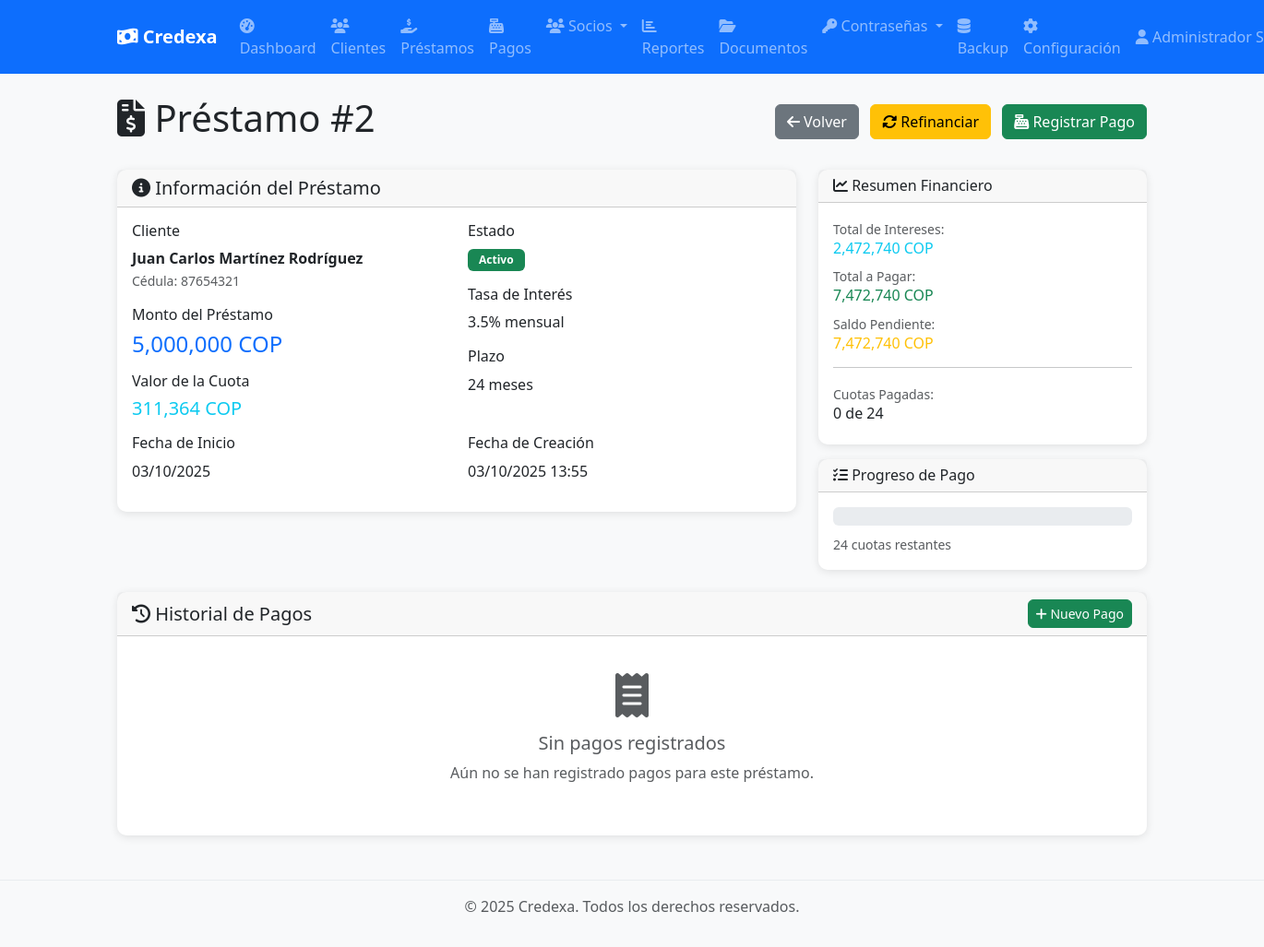
The page /prestamos/2/detalle (signed in) on the database its author committed.
### app/models/user.py (models this page shows, shortened)
class Usuario(Base):
    __tablename__ = "usuarios"
    id = Column(Integer, primary_key=True, index=True)
    nombre_completo = Column(String, nullable=False)
    username = Column(String, unique=True, index=True, nullable=False)
    email = Column(String, unique=True, index=True, nullable=False)
    hashed_password = Column(String, nullable=False)
    rol_id = Column(Integer, ForeignKey("roles.id"), nullable=False)
    activo = Column(Boolean, default=True, nullable=False)
    ultimo_login = Column(DateTime(timezone=True), nullable=True)
    creado_en = Column(DateTime(timezone=True), server_default=func.now())
    actualizado_en = Column(DateTime(timezone=True), onupdate=func.now())
    rol = relationship("Rol", back_populates="usuarios")
    pagos_socio = relationship("PagoSocio", back_populates="usuario", cascade="all, delete-orphan")
    documentos_subidos = relationship("Documento", back_populates="usuario_subio")
    carpetas_creadas = relationship("Carpeta", back_populates="usuario_creador")
    solicitudes_password = relationship("SolicitudPassword", back_populates="usuario", cascade="all, delete-orphan", foreign_keys="SolicitudPassword.usuario_id")
    solicitudes_respondidas = relationship("SolicitudPassword", back_populates="administrador", foreign_keys="SolicitudPassword.respondido_por")

### app/models/prestamo.py (models this page shows, shortened)
class Prestamo(Base):
    __tablename__ = "prestamos"
    id = Column(Integer, primary_key=True, index=True)
    cliente_id = Column(Integer, ForeignKey("clientes.id"), nullable=False, index=True)
    socio_id = Column(Integer, ForeignKey("socios.id"), nullable=True, index=True)  # Socio que presta el dinero
    monto = Column(Numeric(15, 2), nullable=False)  # Monto total del préstamo
    tasa_interes = Column(Float, nullable=False)  # Tasa de interés mensual (%)
    plazo_meses = Column(Integer, nullable=False)  # Plazo en meses
    fecha_inicio = Column(DateTime, nullable=False)  # Fecha de inicio del préstamo
    valor_cuota = Column(Numeric(15, 2), nullable=False)  # Valor de cada cuota
    numero_cuotas = Column(Integer, nullable=False)  # Número total de cuotas
    total_intereses = Column(Numeric(15, 2), nullable=False)  # Total de intereses a pagar
    total_pagar = Column(Numeric(15, 2), nullable=False)  # Monto total a pagar (capital + intereses)
    saldo_pendiente = Column(Numeric(15, 2), nullable=False, default=0)  # Saldo pendiente por pagar
    cuotas_pagadas = Column(Integer, nullable=False, default=0)  # Número de cuotas pagadas
    estado = Column(String(20), nullable=False, default="activo")  # activo, pagado, mora, refinanciado, cancelado
    prestamo_padre_id = Column(Integer, ForeignKey("prestamos.id"), nullable=True)  # Para refinanciaciones
    es_refinanciacion = Column(Integer, default=0, nullable=False)  # 1 si es refinanciación, 0 si no
    origen = Column(String(20), nullable=False, default="empresa")  # 'empresa' o 'socio'
    observaciones = Column(Text, nullable=True)  # Notas del préstamo
    creado_en = Column(DateTime(timezone=True), server_default=func.now())
    actualizado_en = Column(DateTime(timezone=True), onupdate=func.now())
    cliente = relationship("Cliente", back_populates="prestamos")
    socio = relationship("Socio", back_populates="prestamos")
    pagos = relationship("Pago", back_populates="prestamo", cascade="all, delete-orphan")
    pagos_socio = relationship("PagoSocio", back_populates="prestamo", cascade="all, delete-orphan")
    carpeta = relationship("Carpeta", back_populates="prestamo")
    refinanciaciones = relationship("Prestamo", backref="prestamo_padre", remote_side=[id])

### app/models/cliente.py (models this page shows, shortened)
class Cliente(Base):
    __tablename__ = "clientes"
    id = Column(Integer, primary_key=True, index=True)
    nombre_completo = Column(String, nullable=False, index=True)
    cedula = Column(String, unique=True, nullable=False, index=True)
    telefono = Column(String, nullable=True)
    email = Column(String, nullable=True)
    direccion = Column(Text, nullable=True)
    fecha_nacimiento = Column(DateTime, nullable=True)
    ocupacion = Column(String, nullable=True)
    ingresos_mensuales = Column(Integer, nullable=True)  # En pesos colombianos
    referencias_personales = Column(Text, nullable=True)  # JSON o texto con referencias
    activo = Column(Integer, default=1, nullable=False)  # 1=activo, 0=inactivo
    notas = Column(Text, nullable=True)
    creado_en = Column(DateTime(timezone=True), server_default=func.now())
    actualizado_en = Column(DateTime(timezone=True), onupdate=func.now())
    prestamos = relationship("Prestamo", back_populates="cliente", cascade="all, delete-orphan")

### main.py (the view)
@app.get("/prestamos/{prestamo_id}/detalle", response_class=HTMLResponse)
async def prestamos_detalle(
    prestamo_id: int,
    request: Request,
    db: Session = Depends(get_db),
    current_user: Usuario = Depends(get_current_user)
):
    from app.models.prestamo import Prestamo
    prestamo = db.query(Prestamo).filter(Prestamo.id == prestamo_id).first()
    if not prestamo:
        raise HTTPException(
            status_code=status.HTTP_404_NOT_FOUND,
            detail="Préstamo no encontrado",
        )
    return templates.TemplateResponse("prestamos/detalle.html", {
        "request": request,
        "title": f"Préstamo #{prestamo.id}",
        "user": current_user,
        "prestamo": prestamo
    })

### app/templates/prestamos/detalle.html (shortened to what this page needs)
{% extends "base.html" %}
{% block content %}
<div class="row">
    <div class="col-12">
        <div class="d-flex justify-content-between align-items-center mb-4">
            <h1>
                <i class="fas fa-file-invoice-dollar"></i>
                Préstamo #{{ prestamo.id }}
            </h1>
            <div>
                <a href="/prestamos" class="btn btn-secondary me-2">
                    <i class="fas fa-arrow-left"></i>
                    Volver
                </a>
                {% if prestamo.estado == 'activo' or prestamo.estado == 'mora' %}
                <a href="/prestamos/{{ prestamo.id }}/refinanciar" class="btn btn-warning me-2">
                    <i class="fas fa-sync-alt"></i>
                    Refinanciar
                </a>
                {% endif %}
                {% if prestamo.estado == 'activo' %}
                <button class="btn btn-success" onclick="registrarPago()">
                    <i class="fas fa-cash-register"></i>
                    Registrar Pago
                </button>
                {% endif %}
            </div>
        </div>
    </div>
</div>
<div class="row mb-4">
    <div class="col-md-8">
        <div class="card">
            <div class="card-header">
                <h5 class="mb-0">
                    <i class="fas fa-info-circle"></i>
                    Información del Préstamo
                </h5>
            </div>
            <div class="card-body">
                <div class="row">
                    <div class="col-md-6">
                        <h6>Cliente</h6>
                        <p class="mb-3">
                            <strong>{{ prestamo.cliente.nombre_completo }}</strong><br>
                            <small class="text-muted">Cédula: {{ prestamo.cliente.cedula }}</small>
                        </p>
                        <h6>Monto del Préstamo</h6>
                        <p class="h4 text-primary mb-3">{{ "{:,.0f}".format(prestamo.monto) }} COP</p>
                        <h6>Valor de la Cuota</h6>
                        <p class="h5 text-info mb-3">{{ "{:,.0f}".format(prestamo.valor_cuota) }} COP</p>
                    </div>
                    <div class="col-md-6">
                        <h6>Estado</h6>
                        <p class="mb-3">
                            {% if prestamo.estado == 'activo' %}
                                <span class="badge bg-success">Activo</span>
                            {% elif prestamo.estado == 'pagado' %}
                                <span class="badge bg-primary">Pagado</span>
                            {% elif prestamo.estado == 'mora' %}
                                <span class="badge bg-danger">En Mora</span>
                            {% elif prestamo.estado == 'refinanciado' %}
                                <span class="badge bg-warning">Refinanciado</span>
                            {% else %}
                                <span class="badge bg-secondary">{{ prestamo.estado }}</span>
                            {% endif %}
                        </p>
                        <h6>Tasa de Interés</h6>
                        <p class="mb-3">{{ prestamo.tasa_interes }}% mensual</p>
                        <h6>Plazo</h6>
                        <p class="mb-3">{{ prestamo.numero_cuotas }} meses</p>
                    </div>
                </div>
                <div class="row">
                    <div class="col-md-6">
                        <h6>Fecha de Inicio</h6>
                        <p class="mb-3">{{ prestamo.fecha_inicio | fecha_colombia_corta }}</p>
                    </div>
                    <div class="col-md-6">
                        <h6>Fecha de Creación</h6>
                        <p class="mb-3">{{ prestamo.creado_en | fecha_colombia }}</p>
                    </div>
                </div>
            </div>
        </div>
    </div>
    <div class="col-md-4">
        <div class="card mb-3">
            <div class="card-header">
                <h6 class="mb-0">
                    <i class="fas fa-chart-line"></i>
                    Resumen Financiero
                </h6>
            </div>
            <div class="card-body">
                <div class="mb-2">
                    <small class="text-muted">Total de Intereses:</small>
                    <div class="h6 text-info">{{ "{:,.0f}".format(prestamo.total_intereses) }} COP</div>
                </div>
                <div class="mb-2">
                    <small class="text-muted">Total a Pagar:</small>
                    <div class="h6 text-success">{{ "{:,.0f}".format(prestamo.total_pagar) }} COP</div>
                </div>
                <div class="mb-2">
                    <small class="text-muted">Saldo Pendiente:</small>
                    <div class="h6 text-warning">{{ "{:,.0f}".format(prestamo.saldo_pendiente) }} COP</div>
                </div>
                <hr>
                <div class="mb-0">
                    <small class="text-muted">Cuotas Pagadas:</small>
                    <div class="h6">{{ prestamo.cuotas_pagadas }} de {{ prestamo.numero_cuotas }}</div>
                </div>
            </div>
        </div>
        <div class="card">
            <div class="card-header">
                <h6 class="mb-0">
                    <i class="fas fa-tasks"></i>
                    Progreso de Pago
                </h6>
            </div>
            <div class="card-body">
                <div class="progress mb-2" style="height: 20px;">
                </div>
                <small class="text-muted">
                    {{ prestamo.cuotas_restantes|default(prestamo.numero_cuotas) }} cuotas restantes
                </small>
            </div>
        </div>
    </div>
</div>
<div class="row">
    <div class="col-12">
        <div class="card">
            <div class="card-header d-flex justify-content-between align-items-center">
                <h5 class="mb-0">
                    <i class="fas fa-history"></i>
                    Historial de Pagos
                </h5>
                {% if prestamo.estado == 'activo' %}
                <button class="btn btn-sm btn-success" onclick="registrarPago()">
                    <i class="fas fa-plus"></i>
                    Nuevo Pago
                </button>
                {% endif %}
            </div>
            <div class="card-body">
                <div id="pagos-container">
                </div>
            </div>
        </div>
    </div>
</div>
{% endblock %}

### app/templates/base.html (shortened to what this page needs)
<!DOCTYPE html>
<html lang="es">
<head>
    <link href="https://cdn.jsdelivr.net/npm/bootstrap@5.3.0/dist/css/bootstrap.min.css" rel="stylesheet">
    <link rel="stylesheet" href="https://cdnjs.cloudflare.com/ajax/libs/font-awesome/6.4.0/css/all.min.css">
    <link href="/static/css/style.css" rel="stylesheet">
</head>
<body>
    <nav class="navbar navbar-expand-lg navbar-dark bg-primary">
        <div class="container">
            <a class="navbar-brand" href="/">
                <i class="fas fa-money-bill-wave"></i>
                Credexa
            </a>
            {% if user %}
            <div class="collapse navbar-collapse" id="navbarNav">
                <ul class="navbar-nav me-auto">
                    <li class="nav-item">
                        <a class="nav-link" href="/dashboard">
                            <i class="fas fa-tachometer-alt"></i> Dashboard
                        </a>
                    </li>
                    <li class="nav-item">
                        <a class="nav-link" href="/clientes">
                            <i class="fas fa-users"></i> Clientes
                        </a>
                    </li>
                    <li class="nav-item">
                        <a class="nav-link" href="/prestamos">
                            <i class="fas fa-hand-holding-usd"></i> Préstamos
                        </a>
                    </li>
                    <li class="nav-item">
                        <a class="nav-link" href="/pagos">
                            <i class="fas fa-cash-register"></i> Pagos
                        </a>
                    </li>
                    <li class="nav-item dropdown">
                        <a class="nav-link dropdown-toggle" href="#" id="sociosDropdown" role="button" data-bs-toggle="dropdown">
                            <i class="fas fa-users"></i> Socios
                        </a>
                    </li>
                    <li class="nav-item">
                        <a class="nav-link" href="/reportes">
                            <i class="fas fa-chart-bar"></i> Reportes
                        </a>
                    </li>
                    <li class="nav-item">
                        <a class="nav-link" href="/documentos">
                            <i class="fas fa-folder-open"></i> Documentos
                        </a>
                    </li>
                    <li class="nav-item dropdown">
                        <a class="nav-link dropdown-toggle" href="#" id="passwordDropdown" role="button" data-bs-toggle="dropdown">
                            <i class="fas fa-key"></i> Contraseñas
                        </a>
                    </li>
                    {% if user.is_admin %}
                    <li class="nav-item">
                        <a class="nav-link" href="/backup">
                            <i class="fas fa-database"></i> Backup
                        </a>
                    </li>
                    <li class="nav-item">
                        <a class="nav-link" href="/configuracion">
                            <i class="fas fa-cog"></i> Configuración
                        </a>
                    </li>
                    {% endif %}
                </ul>
                <ul class="navbar-nav">
                    <li class="nav-item dropdown">
                        <a class="nav-link dropdown-toggle" href="#" id="userDropdown" role="button" data-bs-toggle="dropdown">
                            <i class="fas fa-user"></i> {{ user.nombre_completo }}
                        </a>
                    </li>
                </ul>
            </div>
            {% endif %}
        </div>
    </nav>
    <main class="{% block main_class %}container mt-4{% endblock %}">
        {% block content %}{% endblock %}
    </main>
    <footer class="bg-light text-center text-muted py-3 mt-5">
        <div class="container">
            <p>&copy; 2025 Credexa. Todos los derechos reservados.</p>
        </div>
    </footer>
</body>
</html>

### rows shown on the page
Usuario: nombre_completo "Administrador…"
Prestamo: id "2", monto "5,000,000", valor_cuota "311,364", tasa_interes "3.5", numero_cuotas "24", fecha_inicio|fecha_colombia_corta "03/10/2025", creado_en|fecha_colombia "03/10/2025 13:55", total_intereses "2,472,740", total_pagar "7,472,740", saldo_pendiente "7,472,740", cuotas_pagadas "0", cuotas_restantes "24"
Cliente: cliente.nombre_completo "Juan Carlos Martínez Rodríguez", cliente.cedula "87654321"
